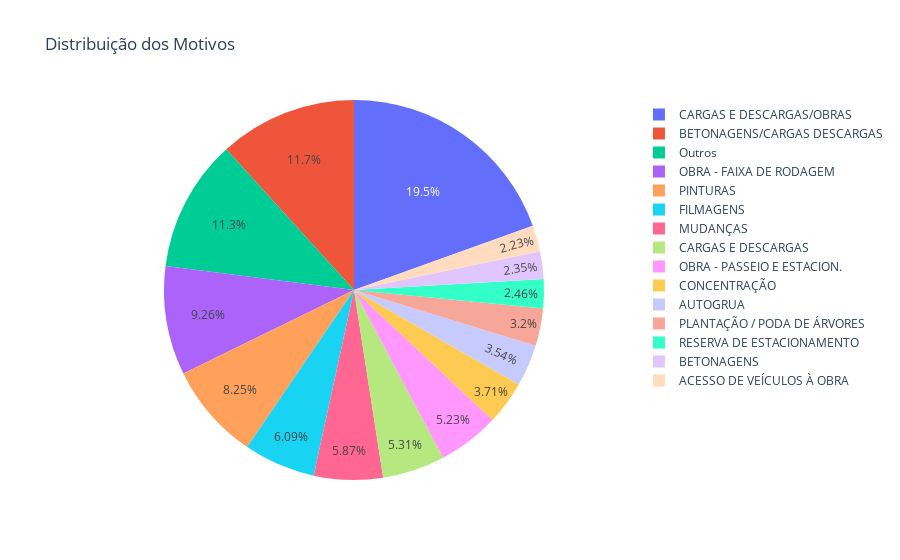

Notebook source saved alongside this figure:
### Code cell
contagem_motivos = dados['motivo'].value_counts()

porcentagem_motivos = 100 * contagem_motivos / contagem_motivos.sum()

outros = porcentagem_motivos < 2

dados['motivo'] = dados['motivo'].where(~dados['motivo'].isin(porcentagem_motivos.index[outros]), 'Outros')

# Contar a frequência dos motivos novamente
contagem_motivos = dados['motivo'].value_counts()

# Criar o gráfico circular
plt.figure(figsize=(10, 6))
plt.pie(contagem_motivos, labels = contagem_motivos.index, autopct='%1.1f%%')
plt.title('Distribuição dos Motivos')
plt.show()

fig = px.pie(dados, names='motivo', title='Distribuição dos Motivos')
fig.show()

### Figure 1 — Plotly figure (JSON) as saved in the notebook; plotly's stock layout.template omitted (floating-point values rounded to 4 significant figures; data arrays with more than 128 entries replaced by an {"elided": "..."} marker saying what was removed)
{"data": [{"domain": {"x": [0.0, 1.0], "y": [0.0, 1.0]}, "hovertemplate": "motivo=%{label}<extra></extra>", "labels": {"elided": "9749 str values"}, "legendgroup": "", "name": "", "showlegend": true, "type": "pie"}], "layout": {"legend": {"tracegroupgap": 0}, "title": {"text": "Distribuição dos Motivos"}}}
